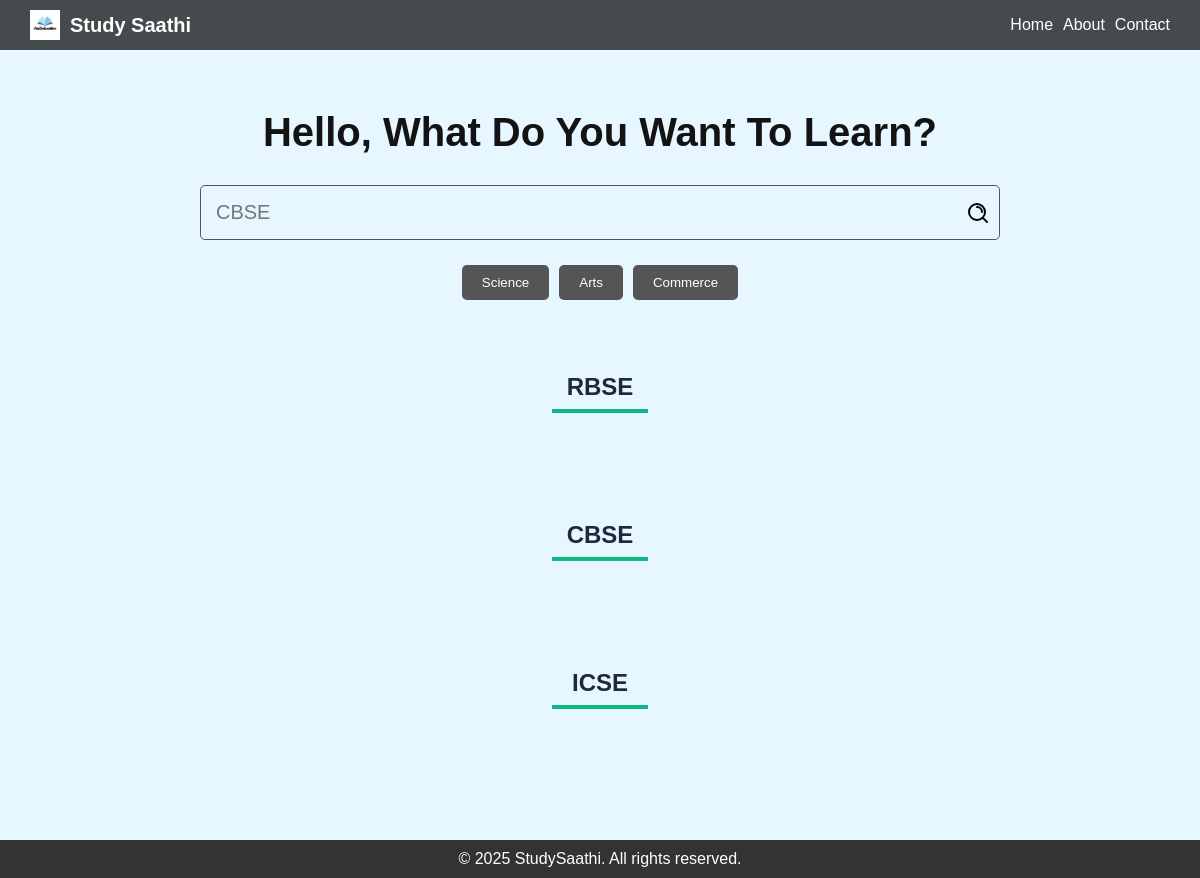
Page /home/ on the earlier database version.
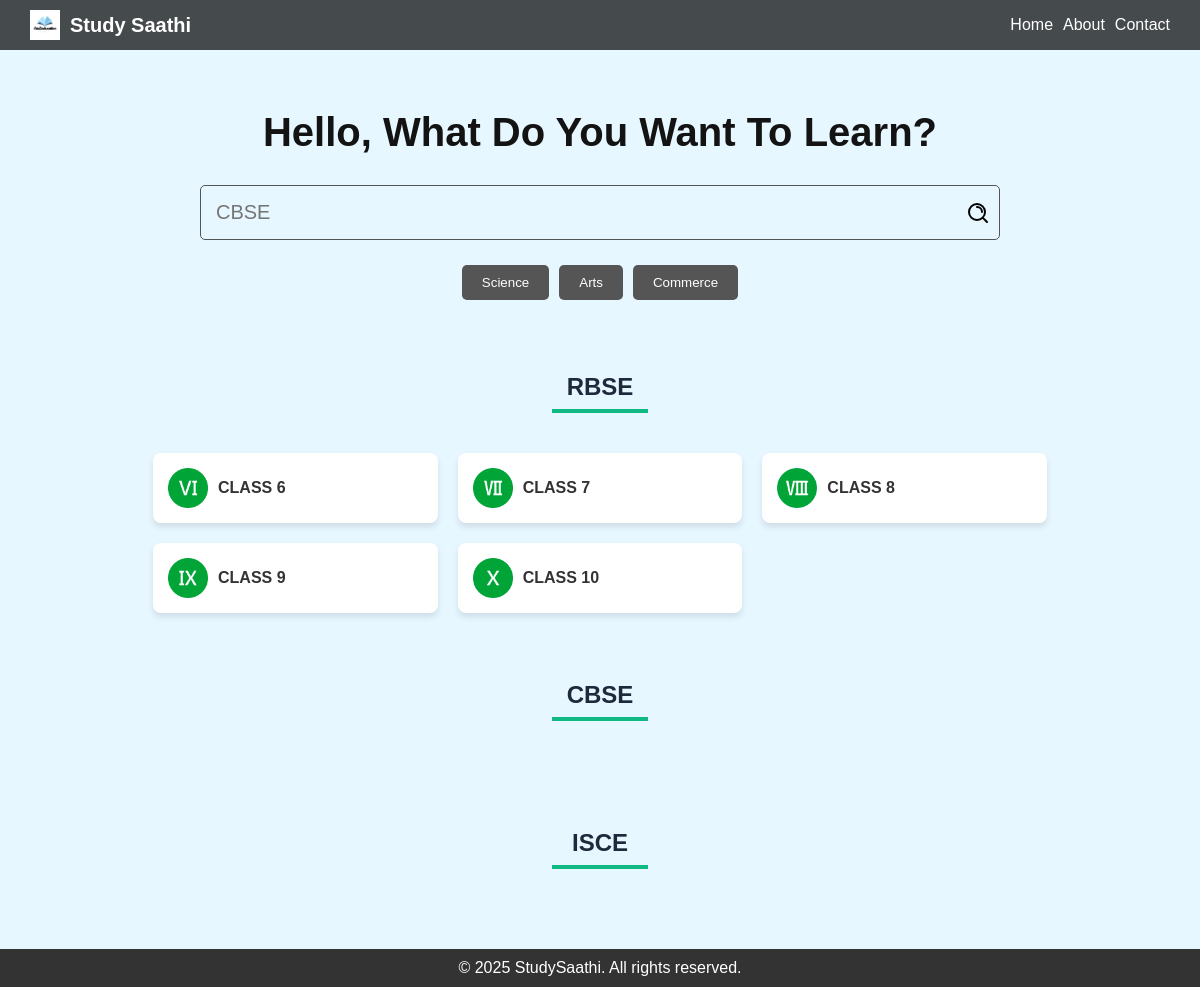
Same page on the later database version.
### educational/models.py (models this page shows, shortened)
class Heading(models.Model):
    title = models.CharField(max_length=255)
    underline = models.BooleanField(default=True)

class TitleClass(models.Model):
    title = models.ForeignKey(Heading, on_delete=models.CASCADE, related_name='title_classes')
    class_name = models.ForeignKey(ClassName, on_delete=models.CASCADE, related_name='class_titles')
    class Meta:
        unique_together = ('title', 'class_name')  # Prevent duplicate combinations

class ClassName(models.Model):
    name = models.CharField(max_length=255, unique=True)  # Unique class name
    image = models.ImageField(upload_to='cards/images/')
    card_color = models.CharField(max_length=7, default='#ffffff')  # Hex color code

### educational/views.py (the view)
# urls.py: 2. Add a URL to urlpatterns:  path('', views.home, name='home')
def home(request):
    headings = Heading.objects.prefetch_related('title_classes__class_name').all()
    context = {'headings': headings}
    return render(request, 'educational/home.html', context)

### educational/templates/educational/home.html (shortened to what this page needs)
{% extends "educational/base.html" %}
{% load static %}
{% block navbar %}
    {% include "educational/navbar.html" %}
{% endblock %}
{% block extra_styles %}
<link rel="stylesheet" href="{% static 'educational/css/home.css' %}">
{% endblock %}
{% block content %}
    <div class="main-content">
        <div class="headingAndSearch">
            <h1>Hello, What Do You Want To Learn?</h1>
            <div class="search-bar-home">
                <input type="text" id="search-input-home" placeholder="">
                <img src="{% static 'educational/images/search-icon.svg' %}" alt="Search Icon" class="search-icon-home">
            </div>
            <div class="buttonsSearch">
                <button>Science</button>
                <button>Arts</button>
                <button>Commerce</button>
            </div>
        </div>
        {% for heading in headings %}
        <div class="heading-section">
            <h2 class="section-heading">{{ heading.title }}</h2>
            {% if heading.underline %}
            <div class="section-underline"></div>
            {% endif %}
        </div>
        <div class="card-container">
            {% for title_class in heading.title_classes.all %}
            <a href="{% url 'subjects' class_id=title_class.class_name.id heading_id=heading.id %}">
                <div class="card" style="background-color: {{ title_class.class_name.card_color }};">
                    <img src="{{ title_class.class_name.image.url }}" alt="{{ title_class.class_name.name }} Icon">
                    <div class="card-name">{{ title_class.class_name.name }}</div>
                </div>
            </a>
            {% endfor %}
        </div>
        {% endfor %}
    </div>
{% endblock %}

### educational/templates/educational/base.html (shortened to what this page needs)
{% load static %}
<!DOCTYPE html>
<html lang="en">
<head>
    <link rel="stylesheet" href="{% static 'educational/css/base.css' %}">
    {% block extra_styles %}{% endblock %}
</head>
<body>
    <div class="wrapper">
        {% block navbar %}{% endblock %}
        <main class="main-content">
            {% block content %}{% endblock %}
        </main>
        {% include "educational/footer.html" %}
    </div>
</body>
</html>

### educational/templates/educational/navbar.html (shortened to what this page needs)
{% load static %}
<link rel="stylesheet" href="{% static 'educational/css/navbar.css' %}">
<nav class="navbar">
    <div class="logo-container">
        <a href="{% url 'index' %}" class="logo-link">
            <img src="{% static 'educational/images/logo.jpg' %}" alt="Logo" class="logo-image">
            <div class="logo">Study Saathi</div>
        </a>
    </div>
    <div class="nav-links">
        <a href="{% url 'home' %}">Home</a>
        <a href="{% url 'about' %}">About</a>
        <a href= "{% url 'contact' %}">Contact</a>
    </div>
</nav>

### educational/templates/educational/footer.html
 {% load static %}
<link rel="stylesheet" href="{% static 'educational/css/footer.css' %}">
<footer>
    &copy; 2025 StudySaathi. All rights reserved.
</footer>

### educational/static/educational/css/base.css (style rules this page uses)
* { margin: 0; padding: 0; box-sizing: border-box; }
html, body { overflow-x: hidden; overflow-y: auto; }
body { font-family: Arial, sans-serif; background-color: #e6f7ff; display: flex; flex-direction: column; min-height: calc(100vh - 100px); padding-top: 50px; }
.main-content { flex: 1; min-height: calc(100vh - 50px); padding: 0; overflow: hidden; }

### educational/static/educational/css/home.css (style rules this page uses)
body, html { margin: 0; padding: 0; overflow-x: hidden; box-sizing: border-box; }
.main-content { margin-top: 10px; padding: 10px; box-sizing: border-box; max-width: 1200px; margin-left: auto; margin-right: auto; }
.heading-section { padding: 0 20px; margin: 40px auto 0; max-width: 100%; text-align: center; }
.section-heading { font-size: 1.5rem; font-weight: bold; margin: 3rem 0 0.5rem; color: #1e293b; text-align: center; }
.section-underline { width: 6rem; height: 0.25rem; background-color: #10b981; margin: 0 auto 20px; }
.card-container { display: grid; grid-template-columns: repeat(4, 1fr); gap: 20px; padding: 20px; box-sizing: border-box; max-width: 100%; margin: 0 auto; }
.card { display: flex; align-items: center; padding: 15px; border-radius: 8px; box-shadow: 0 4px 6px rgba(0, 0, 0, 0.1); transition: transform 0.3s, box-shadow 0.3s; background-color: #fff; }
.card img { width: 40px; height: 40px; margin-right: 10px; }
.card-name { font-size: 16px; color: #333; font-weight: bold; text-align: center; }
@media screen and (max-width: 1200px) { .main-content { max-width: 90%; } }
@media screen and (max-width: 1200px) { .card-container { grid-template-columns: repeat(3, 1fr); } }
body { font-family: Arial, sans-serif; color: #131313; display: flex; justify-content: center; margin: 0; }
.headingAndSearch { text-align: center; padding: 20px; box-sizing: border-box; }
h1 { font-size: 40px; margin: 0px 0px 30px; }
.search-bar-home { position: relative; display: inline-block; width: 100%; max-width: 800px; }
#search-input-home { width: 100%; padding: 15px; padding-right: 40px; border-radius: 5px; border: 1px solid #555; background-color: transparent; color: #111010; outline: none; font-size: 20px; box-sizing: border-box; }
.search-icon-home { position: absolute; right: 10px; top: 50%; transform: translateY(-50%); width: 24px; height: 24px; fill: #fff; }
.buttonsSearch { margin-top: 20px; display: flex; flex-wrap: nowrap; justify-content: center; align-items: center; }
button { background-color: #555; color: #fff; border: none; padding: 10px 20px; margin: 5px; border-radius: 5px; cursor: pointer; }

### educational/static/educational/css/navbar.css (style rules this page uses)
body { padding-top: 50px; }
.navbar { display: flex; justify-content: space-between; align-items: center; padding: 10px 30px; background-color: rgba(0, 0, 0, 0.7); color: #fff; position: fixed; top: 0; left: 0; width: 100%; z-index: 1000; }
.navbar .logo-container { display: flex; align-items: center; }
.navbar .logo-link { display: flex; align-items: center; text-decoration: none; }
.navbar .logo-link img { width: 30px; height: 30px; margin-right: 10px; }
.navbar .logo { font-size: 20px; font-weight: bold; color: white; white-space: nowrap; cursor: pointer; }
.navbar .nav-links { display: flex; align-items: center; }
.navbar .nav-links a { color: #fff; text-decoration: none; margin-left: 10px; font-size: 16px; }

### educational/static/educational/css/footer.css (style rules this page uses)
footer { background-color: #333; color: white; text-align: center; padding: 10px; width: 100%; position: relative; bottom: 0; margin-top: auto; }

### educational/templates/educational/home.html (style rules this page uses)
a { text-decoration: none; }

Differences in the rows shown:
added TitleClass: class_name.image (picture), class_name.name "CLASS 6", shown under Heading "RBSE"
added TitleClass: class_name.image (picture), class_name.name "CLASS 7", shown under Heading "RBSE"
added TitleClass: class_name.image (picture), class_name.name "CLASS 8", shown under Heading "RBSE"
added TitleClass: class_name.image (picture), class_name.name "CLASS 9", shown under Heading "RBSE"
added TitleClass: class_name.image (picture), class_name.name "CLASS 10", shown under Heading "RBSE"
changed Heading: title "ICSE" → "ISCE"
